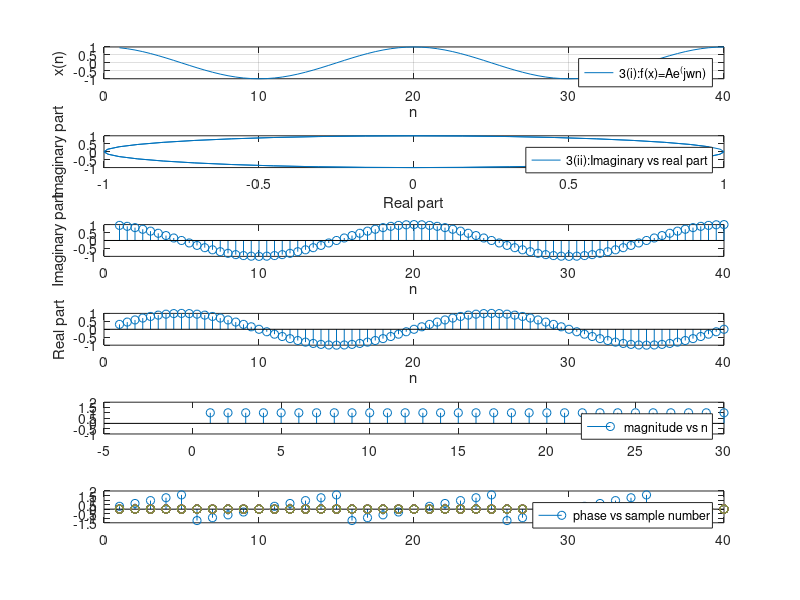

Write the MATLAB code that produced this figure.
clc;
clear all;
close all;
n=1:0.5:40;
x=1*exp(1i*(pi/10)*n);
subplot(611)
plot(n,x);grid on;
xlabel('n');
ylabel('x(n)');
legend('3(i):f(x)=Ae^(jwn)');
subplot(612)
plot(real(x),imag(x));
xlabel('Real part');
ylabel('Imaginary part');
legend('3(ii):Imaginary vs real part');
subplot(613)
stem(n,real(x));
%Solution of no 3(iii):
xlabel('n');
ylabel('Imaginary part');
subplot(614)
stem(n,imag(x));
xlabel('n');
ylabel('Real part');

n=1:40;
A=1;
omega = pi/10;
x=A*exp(1i*omega*n);
xr=real(x);
xi=imag(x);
z=abs(A*sqrt((xr.*xr) +(xi.*xi)));
subplot(615)
stem(n,z);
legend(' magnitude vs n');
xlim([-5 30]);
ylim([-1 2]);

a=zeros(length(xr));
for i=1:length(a)
    a(i)=xi(i)/xr(i);
end
phases=atan(a);
subplot(616)
stem(n,phases);
legend('phase vs sample number');